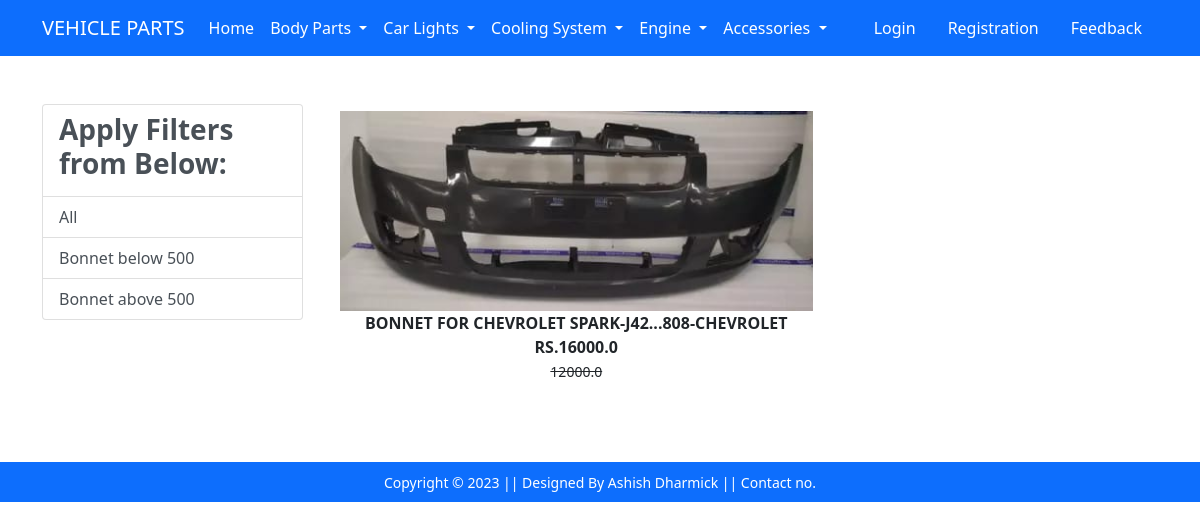
Page /bonnet/ on the committed database.
### vehicleparts/models.py (models this page shows, shortened)
class Product(models.Model):
    title = models.CharField(max_length=100)
    selling_price = models.FloatField()
    discounted_price = models.FloatField()
    description = models.TextField()
    brand = models.CharField(max_length=100)
    category = models.CharField(choices=CATEGORY_CHOICES, max_length=5)
    stock = models.CharField(max_length=5)
    product_image = models.ImageField(upload_to="productimg")

### vehicleparts/views.py (the view)
# urls.py: path('bonnet/', views.bonnet, name='bonnet'),
def bonnet(request, data=None):
    totalitem = 0
    if data == None:
        bonnet = Product.objects.filter(category='bo')
    elif data == 'below':
        bonnet = Product.objects.filter(category='bo').filter(discounted_price__lt=5000)
    elif data == 'above':
        bonnet = Product.objects.filter(category='bo').filter(discounted_price__gt=5000)
    if request.user.is_authenticated:
        totalitem = len(Cart.objects.filter(user=request.user))
    return render(request, 'bonnet.html', {'bonnet': bonnet, 'totalitem': totalitem})

### vehicleparts/templates/bonnet.html (shortened to what this page needs)
{% extends 'base.html' %}
{% load static %}
{% block main-content %}
<body>
<div class="container my-5 ">
 <div class="row">
  <div class="col-sm-3">
    <div class="list-group">
        <a href="#" class="list-group-item
         list-group-item-action" aria-current="true" ><h3 class="fw-bold">Apply Filters from Below:</h3></a>
        <a href="{% url 'bonnet' %}" class="list-group-item
         list-group-item-action" aria-current="true">All</a>
         <a href="{% url 'bonnetdata' 'below' %}" class="list-group-item
         list-group-item-action" aria-current="true">Bonnet below 500</a>
         <a href="{% url 'bonnetdata' 'above' %}" class="list-group-item
         list-group-item-action" aria-current="true">Bonnet above 500</a>
    </div>
  </div>
  <div class="col-sm-8">
      <div class="row">
          {% for product in bonnet %}
           <div class="col-sm-4 text-center mb-4">
               <a href="{% url 'product-detail' product.id %}" class="btn">
                   <div class="item">
                       <img src="{{product.product_image.url}}" alt="" height="200" class="">
                       <div class="fw-bold">{{product.description}}</div>
                       <div class="fw-bold">RS.{{product.discounted_price}}</div>
                       <small class="fw-light text-decoration-line-through">{{product.selling_price}}</small>
                   </div>
                </a>
            </div>
            {% endfor %}
        </div>
  </div>
 </div>
</div>
</body>
{% endblock main-content %}

### rows in the picture
Product: product_image (picture), description "BONNET FOR CHEVROLET SPARK-J42...808-CHEVROLET", discounted_price "16000.0", selling_price "12000.0"
